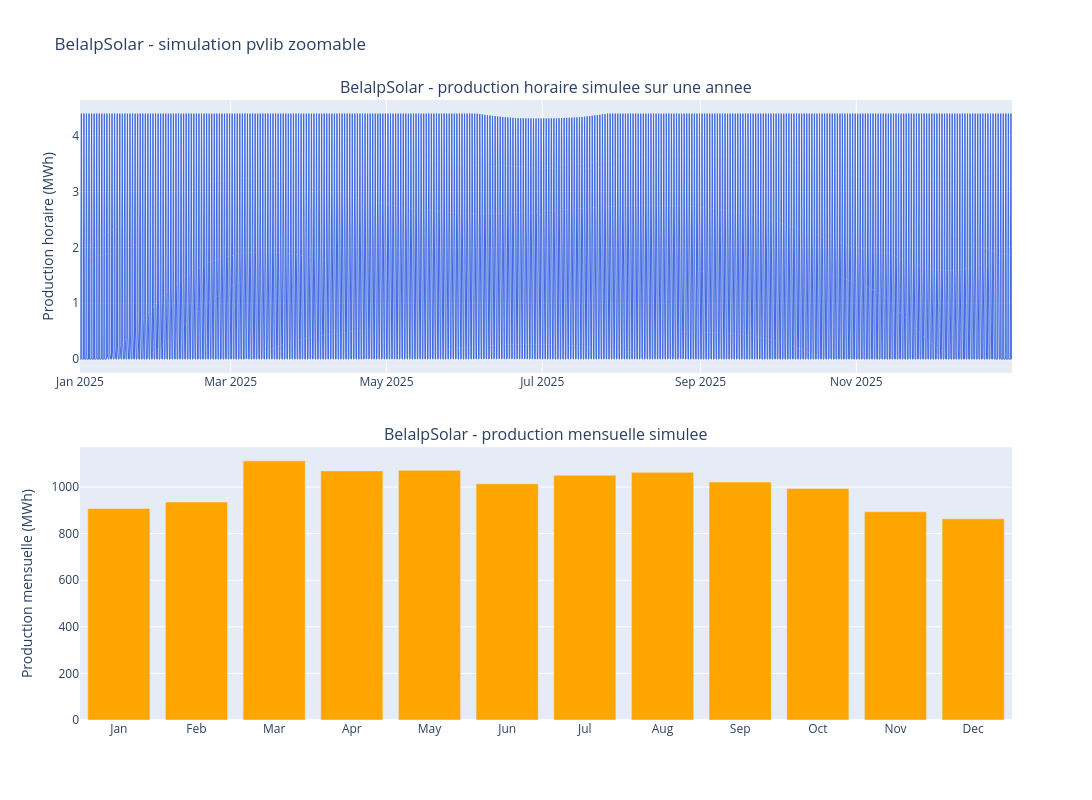

Notebook source saved alongside this figure:
### Markdown cell above
# Simulation BelalpSolar avec pvlib

Donnees utilisees depuis alpine-pv.ch/belalpsolar : latitude 46.39776, longitude 7.97738, altitude 2650 m, puissance DC 5.7 MW, production annuelle 12 GWh, rendement specifique 2105 kWh/kWp, part hiver 43%.

Le site ne donne pas l'inclinaison ni l'orientation des modules. Elles sont donc posees comme hypotheses modifiables dans le code. Le profil horaire est calcule avec pvlib, puis calibre pour atteindre les 12 GWh/an annonces.

### Code cell
import pandas as pd
import pvlib
import plotly.graph_objects as go
import plotly.io as pio
from plotly.subplots import make_subplots
from pvlib.location import Location

pio.renderers.default = "vscode"

# Donnees BelalpSolar depuis https://alpine-pv.ch/belalpsolar/
latitude = 46.39776
longitude = 7.97738
altitude_m = 2650
p_dc_mw = 5.7
annual_yield_gwh_target = 12.0
specific_yield_kwh_per_kwp = 2105
winter_share = 0.43

# Hypotheses modifiables: le site ne donne pas l'inclinaison/orientation.
surface_tilt = 60      # degres, hypothese alpine orientee hiver
surface_azimuth = 180  # 180 = sud
albedo = 0.35          # neige/sol clair en altitude; a ajuster selon scenario

location = Location(
    latitude=latitude,
    longitude=longitude,
    tz="Europe/Zurich",
    altitude=altitude_m,
    name="BelalpSolar",
)

times = pd.date_range("2025-01-01 00:00", "2025-12-31 23:00", freq="h", tz=location.tz)

solar_position = location.get_solarposition(times)
clear_sky = location.get_clearsky(times, model="ineichen")

poa = pvlib.irradiance.get_total_irradiance(
    surface_tilt=surface_tilt,
    surface_azimuth=surface_azimuth,
    solar_zenith=solar_position["apparent_zenith"],
    solar_azimuth=solar_position["azimuth"],
    dni=clear_sky["dni"],
    ghi=clear_sky["ghi"],
    dhi=clear_sky["dhi"],
    albedo=albedo,
)

cell_temperature = pvlib.temperature.faiman(
    poa_global=poa["poa_global"],
    temp_air=5,
    wind_speed=2,
)

pdc_kw_raw = pvlib.pvsystem.pvwatts_dc(
    effective_irradiance=poa["poa_global"],
    temp_cell=cell_temperature,
    pdc0=p_dc_mw * 1000,
    gamma_pdc=-0.0035,
)

pac_kw_raw = pvlib.inverter.pvwatts(
    pdc=pdc_kw_raw,
    pdc0=p_dc_mw * 1000,
    eta_inv_nom=0.96,
).clip(lower=0)

# Calibration sur la production annuelle annoncee par le projet.
annual_target_kwh = annual_yield_gwh_target * 1_000_000
scale_factor = annual_target_kwh / pac_kw_raw.sum()
pac_kw = pac_kw_raw * scale_factor
energy_kwh = pac_kw

monthly_energy_mwh = energy_kwh.resample("ME").sum() / 1000
annual_energy_gwh = energy_kwh.sum() / 1_000_000
winter_energy_gwh = energy_kwh[energy_kwh.index.month.isin([10, 11, 12, 1, 2, 3])].sum() / 1_000_000
winter_percent = 100 * winter_energy_gwh / annual_energy_gwh

print(f"Production annuelle simulee calibree: {annual_energy_gwh:.2f} GWh")
print(f"Production annuelle annoncee: {annual_yield_gwh_target:.2f} GWh")
print(f"Rendement specifique annonce: {specific_yield_kwh_per_kwp} kWh/kWp")
print(f"Production hiver simulee Oct-Mar: {winter_energy_gwh:.2f} GWh ({winter_percent:.1f}%)")
print(f"Part hiver annoncee: {winter_share:.0%}")
print(f"Facteur de calibration applique au profil pvlib: {scale_factor:.3f}")

fig = make_subplots(
    rows=2,
    cols=1,
    shared_xaxes=False,
    vertical_spacing=0.12,
    subplot_titles=(
        "BelalpSolar - production horaire simulee sur une annee",
        "BelalpSolar - production mensuelle simulee",
    ),
)

fig.add_trace(
    go.Scatter(
        x=energy_kwh.index,
        y=energy_kwh / 1000,
        mode="lines",
        line=dict(color="royalblue", width=1),
        name="Production horaire",
        hovertemplate="%{x}<br>%{y:.3f} MWh<extra></extra>",
    ),
    row=1,
    col=1,
)

fig.add_trace(
    go.Bar(
        x=monthly_energy_mwh.index.strftime("%b"),
        y=monthly_energy_mwh.values,
        marker_color="orange",
        name="Production mensuelle",
        hovertemplate="%{x}<br>%{y:.1f} MWh<extra></extra>",
    ),
    row=2,
    col=1,
)

fig.update_yaxes(title_text="Production horaire (MWh)", row=1, col=1)
fig.update_yaxes(title_text="Production mensuelle (MWh)", row=2, col=1)
fig.update_layout(
    width=1100,
    height=800,
    dragmode="zoom",
    hovermode="x unified",
    showlegend=False,
    title="BelalpSolar - simulation pvlib zoomable",
)
fig.show()

### Figure 1 — Plotly figure (JSON) as saved in the notebook; plotly's stock layout.template omitted (floating-point values rounded to 4 significant figures; data arrays with more than 128 entries replaced by an {"elided": "..."} marker saying what was removed)
{"data": [{"hovertemplate": "%{x}<br>%{y:.3f} MWh<extra></extra>", "line": {"color": "royalblue", "width": 1}, "mode": "lines", "name": "Production horaire", "type": "scatter", "x": {"elided": "8760 str values"}, "xaxis": "x", "y": {"elided": "8760 float values"}, "yaxis": "y"}, {"hovertemplate": "%{x}<br>%{y:.1f} MWh<extra></extra>", "marker": {"color": "orange"}, "name": "Production mensuelle", "type": "bar", "x": ["Jan", "Feb", "Mar", "Apr", "May", "Jun", "Jul", "Aug", "Sep", "Oct", "Nov", "Dec"], "xaxis": "x2", "y": [908.3, 935.7, 1113.0, 1069.0, 1072.0, 1014.0, 1051.0, 1063.0, 1022.0, 994.2, 894.0, 863.7], "yaxis": "y2"}], "layout": {"annotations": [{"font": {"size": 16}, "showarrow": false, "text": "BelalpSolar - production horaire simulee sur une annee", "x": 0.5, "xanchor": "center", "xref": "paper", "y": 1, "yanchor": "bottom", "yref": "paper"}, {"font": {"size": 16}, "showarrow": false, "text": "BelalpSolar - production mensuelle simulee", "x": 0.5, "xanchor": "center", "xref": "paper", "y": 0.44, "yanchor": "bottom", "yref": "paper"}], "dragmode": "zoom", "height": 800, "hovermode": "x unified", "showlegend": false, "title": {"text": "BelalpSolar - simulation pvlib zoomable"}, "width": 1100, "xaxis": {"anchor": "y", "domain": [0, 1]}, "xaxis2": {"anchor": "y2", "domain": [0, 1]}, "yaxis": {"anchor": "x", "domain": [0.56, 1], "title": {"text": "Production horaire (MWh)"}}, "yaxis2": {"anchor": "x2", "domain": [0, 0.44], "title": {"text": "Production mensuelle (MWh)"}}}}
